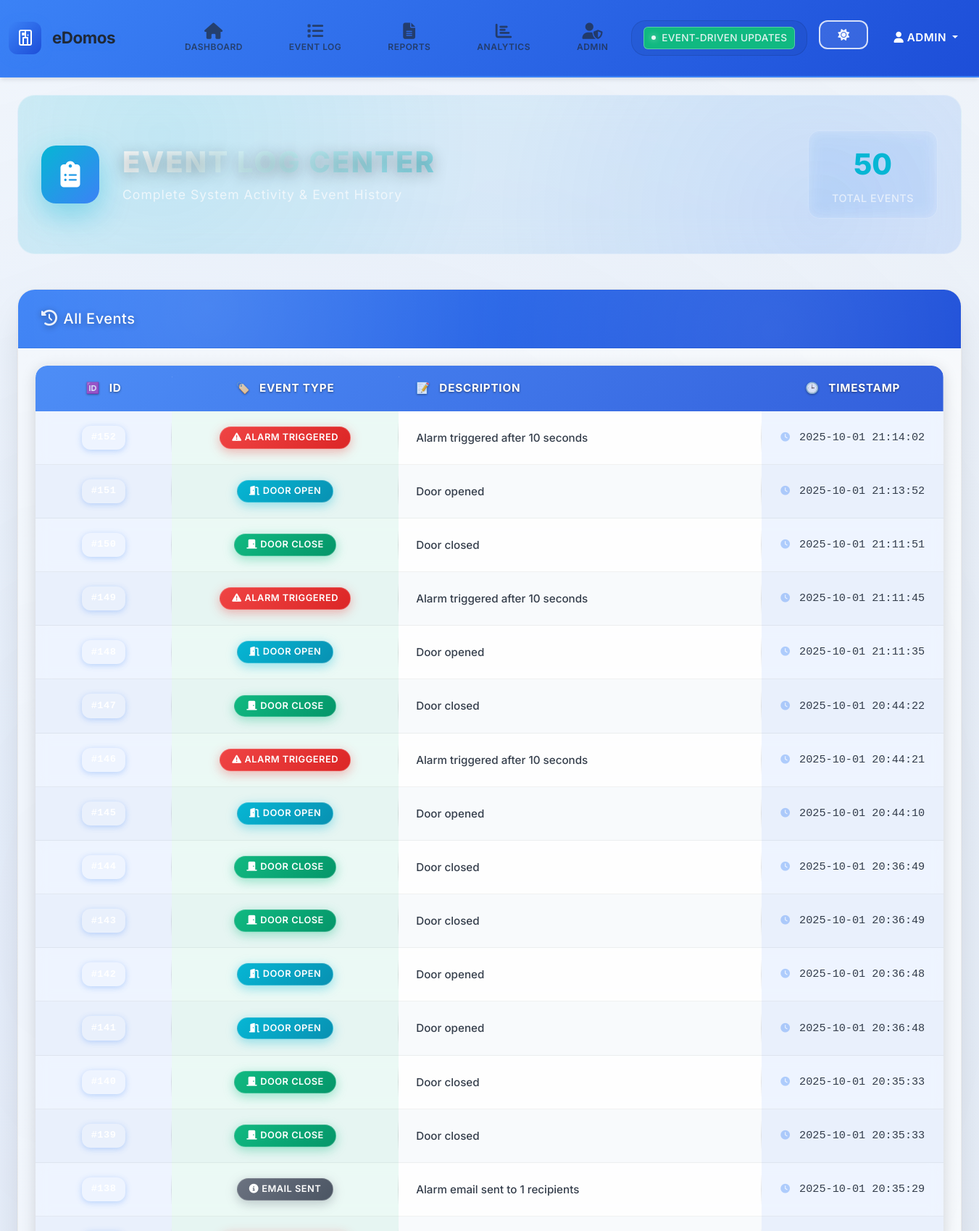
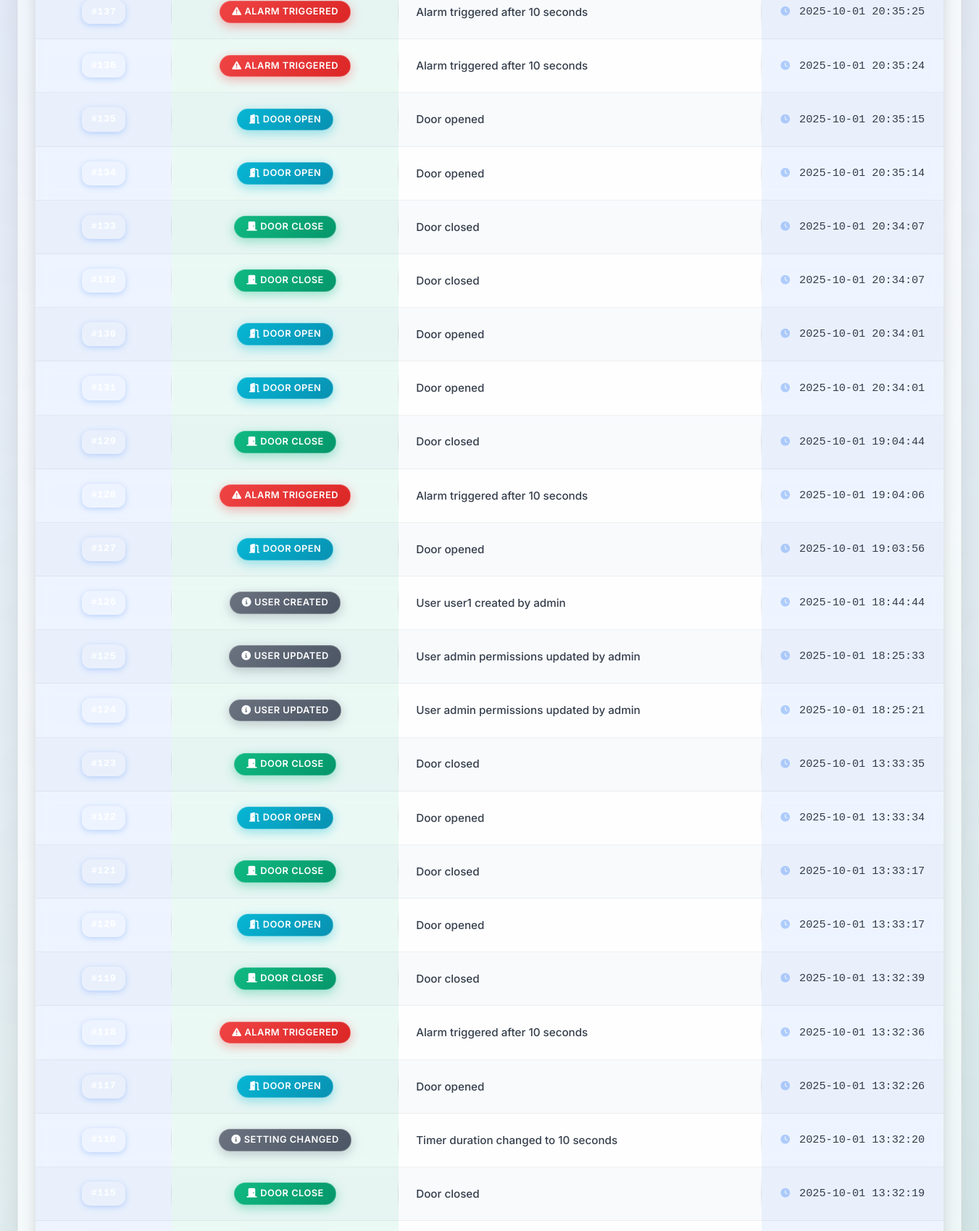
/event-log?page=3 (signed in, upper part), run on the app's committed database (2 pictures, top to bottom).
### models.py (models this page shows, shortened)
class User(UserMixin, db.Model):
    id = db.Column(db.Integer, primary_key=True)
    username = db.Column(db.String(80), unique=True, nullable=False)
    password_hash = db.Column(db.String(128), nullable=False)
    is_admin = db.Column(db.Boolean, default=False)
    permissions = db.Column(db.String(200), default="dashboard")  # Comma-separated list

class EventLog(db.Model):
    id = db.Column(db.Integer, primary_key=True)
    event_type = db.Column(db.String(50), nullable=False)  # 'door_open', 'door_close', 'alarm_triggered', 'setting_changed'
    description = db.Column(db.Text)
    timestamp = db.Column(db.DateTime, default=datetime.utcnow)

### app.py (the view)
@app.route('/event-log')
@login_required
def event_log():
    if 'event_log' not in current_user.permissions.split(','):
        return redirect(url_for('dashboard'))
    page = request.args.get('page', 1, type=int)
    per_page = 50
    events = EventLog.query.order_by(EventLog.timestamp.desc()).paginate(
        page=page, per_page=per_page, error_out=False)
    return render_template('event_log.html',
        events=events.items,
        pagination=events,
        permissions=current_user.permissions.split(',')
    )

### app.py (called while the page is built)
@login_manager.user_loader
def load_user(user_id):
    return User.query.get(int(user_id))

### templates/event_log.html (shortened to what this page needs)
{% extends "base.html" %}
{% block content %}
<div class="container-fluid">
    <div class="event-log-header-section">
        <div class="event-header-content">
            <div class="event-icon">
                <i class="fas fa-clipboard-list"></i>
            </div>
            <div class="event-title-section">
                <h1 class="event-title">EVENT LOG CENTER</h1>
                <p class="event-subtitle">Complete System Activity & Event History</p>
            </div>
            <div class="event-stats">
                <div class="event-stat-item">
                    <span class="event-stat-number">{{ events|length }}</span>
                    <span class="event-stat-label">Total Events</span>
                </div>
            </div>
        </div>
    </div>
    <div class="row">
        <div class="col-12">
            <div class="card event-log-main-card">
                <div class="card-header event-log-header">
                    <h5 class="mb-0"><i class="fas fa-history me-2"></i>All Events</h5>
                </div>
                <div class="card-body event-log-body">
                    <div class="table-responsive event-table-container">
                        <table id="eventsTable">
                            <thead>
                                <tr>
                                    <th>ID</th>
                                    <th>Event Type</th>
                                    <th>Description</th>
                                    <th>Timestamp</th>
                                </tr>
                            </thead>
                            <tbody id="eventTableBody">
                                {% if events %}
                                    {% for event in events %}
                                    <tr data-event-id="{{ event.id }}">
                                        <td><span class="event-id">#{{ event.id }}</span></td>
                                        <td>
                                            {% if event.event_type == 'door_open' %}
                                            <span class="badge bg-info"><i class="fas fa-door-open me-1"></i>Door Open</span>
                                            {% elif event.event_type == 'door_close' %}
                                            <span class="badge bg-success"><i class="fas fa-door-closed me-1"></i>Door Close</span>
                                            {% elif event.event_type == 'alarm_triggered' %}
                                            <span class="badge bg-danger"><i class="fas fa-exclamation-triangle me-1"></i>Alarm Triggered</span>
                                            {% else %}
                                            <span class="badge bg-secondary"><i class="fas fa-info-circle me-1"></i>{{ event.event_type.replace('_', ' ').title() }}</span>
                                            {% endif %}
                                        </td>
                                        <td class="event-description">{{ event.description }}</td>
                                        <td class="event-timestamp">
                                            <i class="fas fa-clock me-1 opacity-50"></i>
                                            {{ event.timestamp.strftime('%Y-%m-%d %H:%M:%S') }}
                                        </td>
                                    </tr>
                                    {% endfor %}
                                {% endif %}
                            </tbody>
                        </table>
                </div>
            </div>
        </div>
    </div>
</div>
{% endblock %}

### templates/base.html (shortened to what this page needs)
<!DOCTYPE html>
<html lang="en">
<head>
    <link href="https://cdn.jsdelivr.net/npm/bootstrap@5.3.0/dist/css/bootstrap.min.css" rel="stylesheet">
    <link href="https://cdnjs.cloudflare.com/ajax/libs/font-awesome/6.4.0/css/all.min.css" rel="stylesheet">
    <link rel="stylesheet" href="{{ url_for('static', filename='css/modern.css') }}">
</head>
<body>
    {% if current_user.is_authenticated %}
    <nav class="navbar navbar-expand-lg navbar-dark bg-primary professional-nav">
        <div class="container-fluid">
            <a class="navbar-brand professional-brand" href="{{ url_for('dashboard') }}">
                <div class="brand-logo">
                </div>
                <div class="brand-text">
                    <span class="brand-main">eDomos</span>
                </div>
            </a>
            <div class="collapse navbar-collapse" id="navbarNav">
                <ul class="navbar-nav me-auto d-flex justify-content-start">
                    {% if 'dashboard' in permissions %}
                    <li class="nav-item mx-2">
                        <a class="nav-link nav-link-vertical" href="{{ url_for('dashboard') }}">
                            <i class="fas fa-home nav-icon"></i>
                            <span class="nav-text">Dashboard</span>
                        </a>
                    </li>
                    {% endif %}
                    {% if 'event_log' in permissions %}
                    <li class="nav-item mx-2">
                        <a class="nav-link nav-link-vertical" href="{{ url_for('event_log') }}">
                            <i class="fas fa-list nav-icon"></i>
                            <span class="nav-text">Event Log</span>
                        </a>
                    </li>
                    {% endif %}
                    {% if 'report' in permissions %}
                    <li class="nav-item mx-2">
                        <a class="nav-link nav-link-vertical" href="{{ url_for('reports') }}">
                            <i class="fas fa-file-alt nav-icon"></i>
                            <span class="nav-text">Reports</span>
                        </a>
                    </li>
                    {% endif %}
                    {% if 'analytics' in permissions %}
                    <li class="nav-item mx-2">
                        <a class="nav-link nav-link-vertical" href="{{ url_for('analytics') }}">
                            <i class="fas fa-chart-bar nav-icon"></i>
                            <span class="nav-text">Analytics</span>
                        </a>
                    </li>
                    {% endif %}
                    {% if current_user.is_admin or 'admin' in permissions %}
                    <li class="nav-item mx-2">
                        <a class="nav-link nav-link-vertical" href="{{ url_for('admin_panel') }}">
                            <i class="fas fa-user-shield nav-icon"></i>
                            <span class="nav-text">Admin</span>
                        </a>
                    </li>
                    {% endif %}
                </ul>
                <ul class="navbar-nav">
                    <li class="nav-item me-3">
                        <div class="system-health-indicator">
                            <div class="health-status" id="systemHealth">
                                <div class="health-dot online"></div>
                                <span class="health-text">Event-Driven Updates</span>
                            </div>
                        </div>
                    </li>
                    <li class="nav-item me-3">
                        <button class="btn btn-outline-light btn-sm theme-toggle-btn" id="themeToggle" onclick="toggleTheme()">
                        </button>
                    </li>
                    <li class="nav-item dropdown">
                        <a class="nav-link dropdown-toggle" href="#" id="userDropdown" role="button" data-bs-toggle="dropdown">
                            <i class="fas fa-user"></i> {{ current_user.username }}
                        </a>
                    </li>
                </ul>
            </div>
        </div>
    </nav>
    {% endif %}
    <main class="container-fluid mt-4">
        {% block content %}{% endblock %}
    </main>
</body>
</html>

### data on the page
User: username "ADMIN"
EventLog: event_type "alarm_triggered" (drawn), description "Alarm triggered after 10 seconds", timestamp "2025-10-01 21:14:02"
EventLog: event_type "door_open" (drawn), description "Door opened", timestamp "2025-10-01 21:13:52"
EventLog: event_type "door_close" (drawn), description "Door closed", timestamp "2025-10-01 21:11:51"
EventLog: event_type "alarm_triggered" (drawn), description "Alarm triggered after 10 seconds", timestamp "2025-10-01 21:11:45"
EventLog: event_type "door_open" (drawn), description "Door opened", timestamp "2025-10-01 21:11:35"
EventLog: event_type "door_close" (drawn), description "Door closed", timestamp "2025-10-01 20:44:22"
EventLog: event_type "alarm_triggered" (drawn), description "Alarm triggered after 10 seconds", timestamp "2025-10-01 20:44:21"
EventLog: event_type "door_open" (drawn), description "Door opened", timestamp "2025-10-01 20:44:10"
EventLog: event_type "door_close" (drawn), description "Door closed", timestamp "2025-10-01 20:36:49"
EventLog: event_type "door_close" (drawn), description "Door closed", timestamp "2025-10-01 20:36:49"
EventLog: event_type "door_open" (drawn), description "Door opened", timestamp "2025-10-01 20:36:48"
EventLog: event_type "door_open" (drawn), description "Door opened", timestamp "2025-10-01 20:36:48"
EventLog: event_type "door_close" (drawn), description "Door closed", timestamp "2025-10-01 20:35:33"
EventLog: event_type "door_close" (drawn), description "Door closed", timestamp "2025-10-01 20:35:33"
EventLog: event_type.replace "EMAIL SENT", description "Alarm email sent to 1 recipients", timestamp "2025-10-01 20:35:29"
EventLog: event_type "alarm_triggered" (drawn), description "Alarm triggered after 10 seconds", timestamp "2025-10-01 20:35:25"
EventLog: event_type "alarm_triggered" (drawn), description "Alarm triggered after 10 seconds", timestamp "2025-10-01 20:35:24"
EventLog: event_type "door_open" (drawn), description "Door opened", timestamp "2025-10-01 20:35:15"
EventLog: event_type "door_open" (drawn), description "Door opened", timestamp "2025-10-01 20:35:14"
EventLog: event_type "door_close" (drawn), description "Door closed", timestamp "2025-10-01 20:34:07"
EventLog: event_type "door_close" (drawn), description "Door closed", timestamp "2025-10-01 20:34:07"
EventLog: event_type "door_open" (drawn), description "Door opened", timestamp "2025-10-01 20:34:01"
EventLog: event_type "door_open" (drawn), description "Door opened", timestamp "2025-10-01 20:34:01"
EventLog: event_type "door_close" (drawn), description "Door closed", timestamp "2025-10-01 19:04:44"
EventLog: event_type "alarm_triggered" (drawn), description "Alarm triggered after 10 seconds", timestamp "2025-10-01 19:04:06"
EventLog: event_type "door_open" (drawn), description "Door opened", timestamp "2025-10-01 19:03:56"
EventLog: event_type.replace "USER CREATED", description "User user1 created by admin", timestamp "2025-10-01 18:44:44"
EventLog: event_type.replace "USER UPDATED", description "User admin permissions updated by admin", timestamp "2025-10-01 18:25:33"
EventLog: event_type.replace "USER UPDATED", description "User admin permissions updated by admin", timestamp "2025-10-01 18:25:21"
EventLog: event_type "door_close" (drawn), description "Door closed", timestamp "2025-10-01 13:33:35"
EventLog: event_type "door_open" (drawn), description "Door opened", timestamp "2025-10-01 13:33:34"
EventLog: event_type "door_close" (drawn), description "Door closed", timestamp "2025-10-01 13:33:17"
EventLog: event_type "door_open" (drawn), description "Door opened", timestamp "2025-10-01 13:33:17"
EventLog: event_type "door_close" (drawn), description "Door closed", timestamp "2025-10-01 13:32:39"
EventLog: event_type "alarm_triggered" (drawn), description "Alarm triggered after 10 seconds", timestamp "2025-10-01 13:32:36"
EventLog: event_type "door_open" (drawn), description "Door opened", timestamp "2025-10-01 13:32:26"
EventLog: event_type.replace "SETTING CHANGED", description "Timer duration changed to 10 seconds", timestamp "2025-10-01 13:32:20"
EventLog: event_type "door_close" (drawn), description "Door closed", timestamp "2025-10-01 13:32:19"

### other printed values
{{ events|length }} "50"
